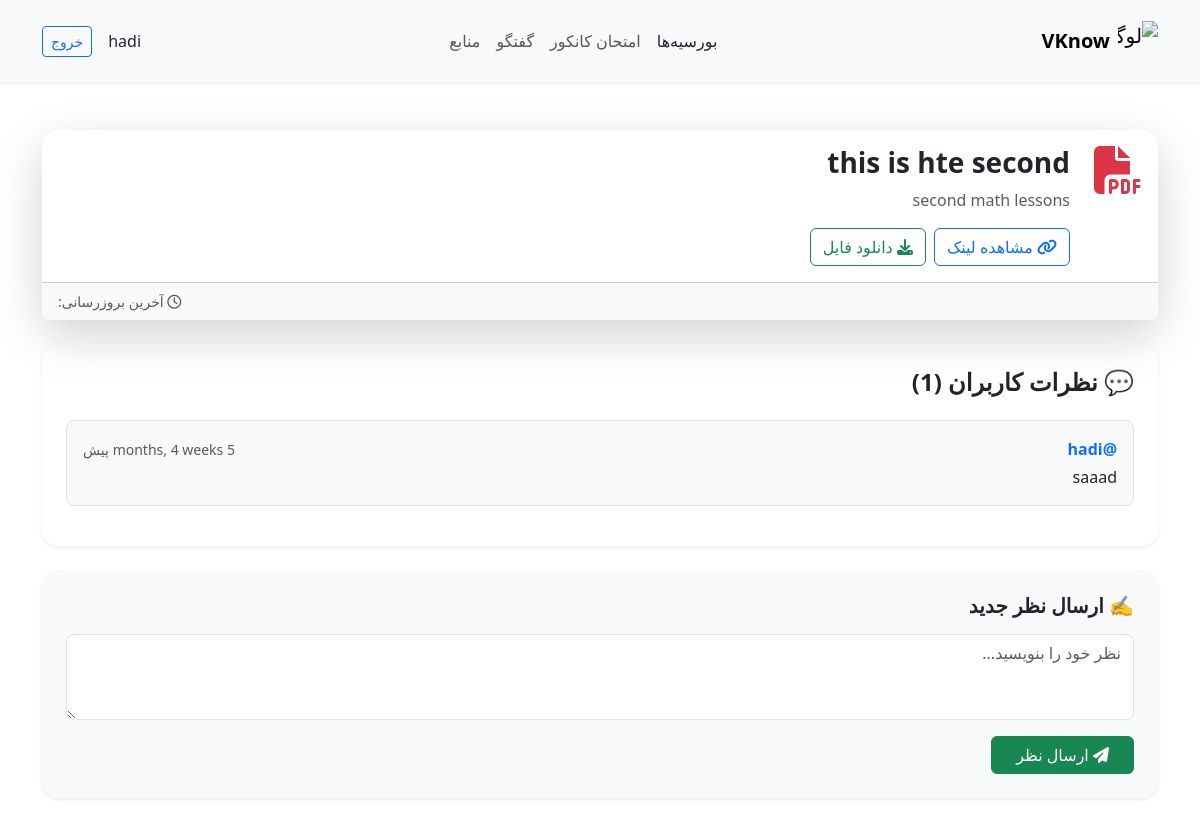
The app's page /resources/resources/2/ (signed in), older data.
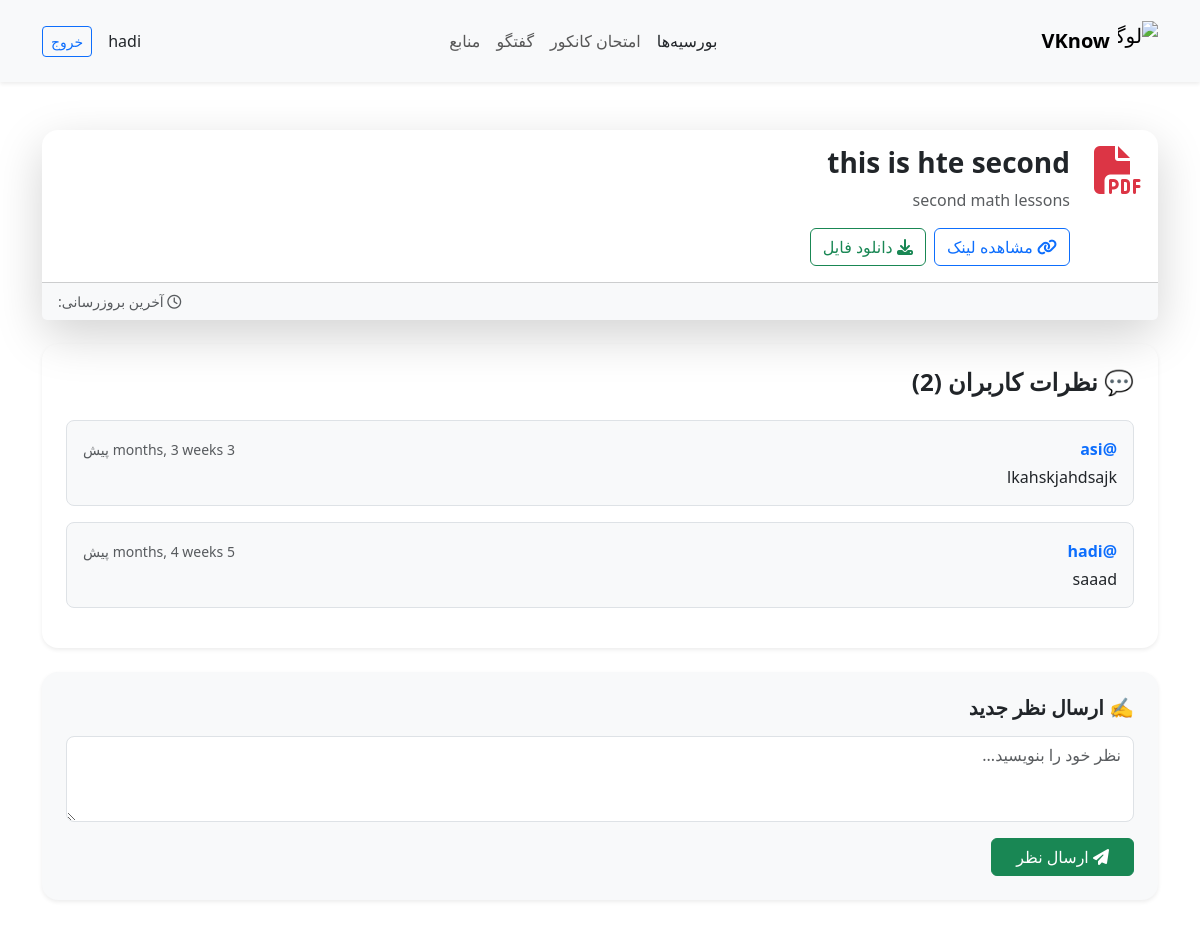
The same page, newer data.
### resources_app/models.py (models this page shows, shortened)
class ResourceComment(models.Model):
    resource = models.ForeignKey(ShareResource, on_delete=models.CASCADE, related_name="comments", verbose_name="منبع")
    user = models.ForeignKey(User, on_delete=models.CASCADE, verbose_name="کاربر")
    content = models.TextField(verbose_name="متن نظر")
    created_at = models.DateTimeField(auto_now_add=True, verbose_name="تاریخ ایجاد")

### resources_app/views.py (the view)
# urls.py: path("resources/<int:pk>/", views.resource_detail, name="resource_detail"),
@login_required
def resource_detail(request, pk):
    resource = get_object_or_404(ShareResource, pk=pk)
    comments = resource.comments.all().order_by('-created_at')
    if request.method == "POST":
        content = request.POST.get("content")
        if content.strip():
            ResourceComment.objects.create(resource=resource, user=request.user, content=content)
        return redirect("resources_app:resource_detail", pk=pk)
    context = {
        "resource": resource,
        "comments": comments,
    }
    return render(request, "resources_app/pages/resource_detail.html", context)

### resources_app/models.py (called while the page is built)
    def get_file_icon(self):
        if self.file:
            ext = os.path.splitext(self.file.name)[1].lower()
            return FILE_ICONS.get(ext, "fa-file text-gray-400")
        return "fa-link text-blue-400"

### resources_app/templates/resources_app/pages/resource_detail.html (shortened to what this page needs)
{% include 'includes/header.html' %}
{% block content %}
<div class="container py-5">
  <div class="card border-0 shadow-lg rounded-4 mb-4">
    <div class="card-body d-flex flex-column flex-md-row align-items-start gap-4">
      <div class="text-center text-md-start">
        <i class="fa-solid {{ resource.get_file_icon }} text-primary fa-3x"></i>
      </div>
      <div class="flex-grow-1">
        <h3 class="fw-bold mb-2">{{ resource.title }}</h3>
        <p class="text-muted mb-3">{{ resource.description|default:"بدون توضیحات" }}</p>
        <div class="d-flex flex-wrap gap-2">
          {% if resource.link %}
          <a href="{{ resource.link }}" target="_blank" class="btn btn-outline-primary">
            <i class="fa-solid fa-link"></i> مشاهده لینک
          </a>
          {% endif %}
          {% if resource.file %}
          <a href="{{ resource.file.url }}" download class="btn btn-outline-success">
            <i class="fa-solid fa-download"></i> دانلود فایل
          </a>
          {% endif %}
        </div>
      </div>
    </div>
    <div class="card-footer bg-light small text-muted text-end">
      <i class="fa-regular fa-clock"></i> آخرین بروزرسانی: {{ resource.updated_at|date:"Y/m/d H:i" }}
    </div>
  </div>
  <div class="bg-white p-4 shadow-sm rounded-4 mb-4">
    <h4 class="fw-semibold mb-4">
      💬 نظرات کاربران ({{ comments|length }})
    </h4>
    {% if comments %}
      {% for comment in comments %}
      <div class="border rounded-3 p-3 mb-3 bg-light">
        <div class="d-flex justify-content-between align-items-center mb-1">
          <strong class="text-primary">@{{ comment.user.username }}</strong>
          <small class="text-muted">{{ comment.created_at|timesince }} پیش</small>
        </div>
        <p class="mb-0">{{ comment.content }}</p>
      </div>
      {% endfor %}
    {% else %}
      <p class="text-muted">هنوز نظری ثبت نشده است. اولین نفر باشید!</p>
    {% endif %}
  </div>
  {% if user.is_authenticated %}
  <div class="bg-light p-4 rounded-4 shadow-sm">
    <h5 class="fw-semibold mb-3">✍️ ارسال نظر جدید</h5>
    <form method="post">
      <div class="mb-3">
        <textarea name="content" rows="3" class="form-control rounded-3" placeholder="نظر خود را بنویسید..." required></textarea>
      </div>
      <button type="submit" class="btn btn-success px-4">
        <i class="fa-solid fa-paper-plane"></i> ارسال نظر
      </button>
    </form>
  </div>
  {% else %}
  <div class="alert alert-warning mt-4" role="alert">
    <i class="fa-solid fa-user-lock"></i> برای ارسال نظر باید ابتدا وارد حساب کاربری خود شوید.
  </div>
  {% endif %}
</div>
{% endblock %}

Row changes from the older to the newer data that the page shows:
added ResourceComment: user.username "asi", created_at "3 months, 3 weeks", content "lkahskjahdsajk"
Text that changed along with them:
{{ comments|length }}: "1" → "2"
